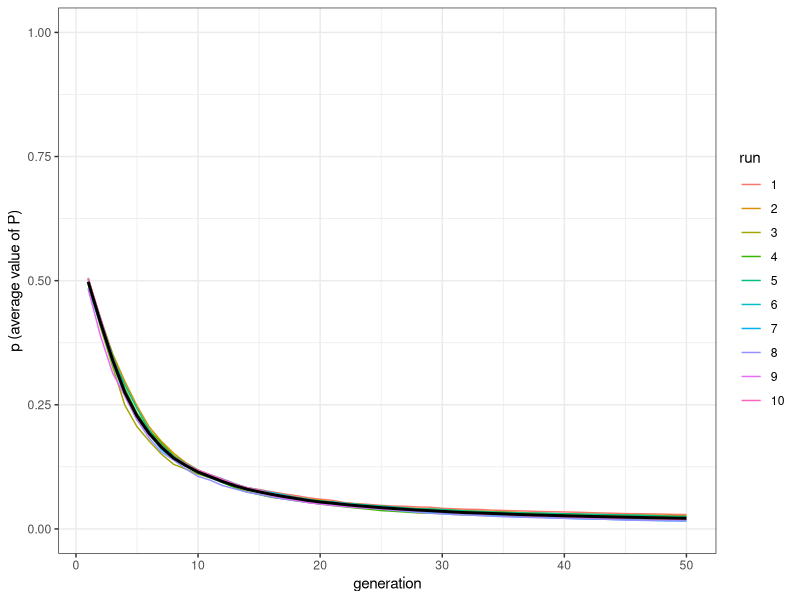

Write the R code that produced this figure.
## ---- chunk 1
library(tidyverse)
set.seed(111)
N <- 1000
population <- tibble(P = runif(N))
## ---- chunk 2
openness_conservatism <- function(N, t_max, r_max) {
  output <- tibble(generation = rep(1:t_max, r_max), p = rep(NA, t_max * r_max), run = as.factor(rep(1:r_max, each = t_max)))

  for (r in 1:r_max) {
    population <- tibble(P = runif(N))
    # create first generation

    output[output$generation == 1 & output$run == r, ]$p <- sum(population$P) / N # add first generation's p for run r

    for (t in 2:t_max) {
      previous_population <- population # copy individuals to previous_population tibble

      demonstrators <- tibble(P = sample(previous_population$P, N, replace = TRUE)) # choose demonstrators at random
      
      copy <- previous_population$P > runif(N) # choose individuals that copy, according to their P
      
      population[copy, ]$P <- demonstrators[copy, ]$P # copy

      output[output$generation == t & output$run == r, ]$p <- sum(population$P) / N # get p and put it into output slot for this generation t and run r
    }
  }
  output # export data from function
}
## ---- chunk 3
plot_multiple_runs <- function(data_model) {
  ggplot(data = data_model, aes(y = p, x = generation)) +
    geom_line(aes(colour = run)) +
    stat_summary(fun.y = mean, geom = "line", size = 1) +
    ylim(c(0, 1)) +
    theme_bw() +
    labs(y = "p (average value of P)")
}
## ---- chunk 4
data_model <- openness_conservatism(N = 1000, t_max = 50, r_max = 10)
plot_multiple_runs(data_model)
